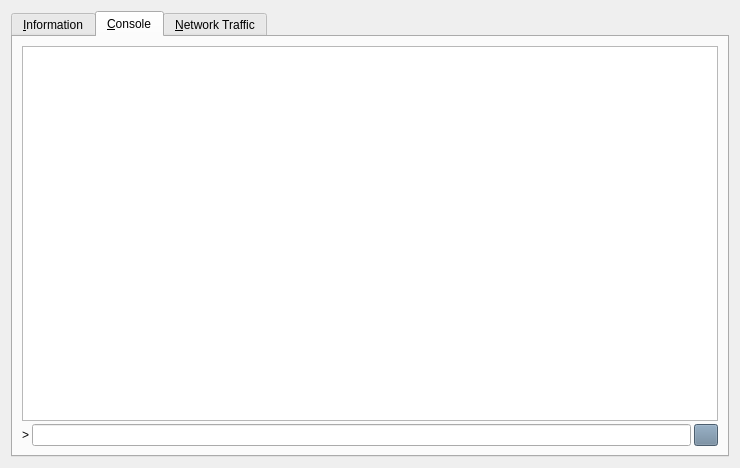
<?xml version="1.0" encoding="UTF-8"?>
<ui version="4.0">
 <class>RPCConsole</class>
 <widget class="QDialog" name="RPCConsole">
  <property name="geometry">
   <rect>
    <x>0</x>
    <y>0</y>
    <width>740</width>
    <height>468</height>
   </rect>
  </property>
  <property name="windowTitle">
   <string>GeyserCoin - Debug window</string>
  </property>
  <property name="styleSheet">
   <string notr="true">background-image: url(:/images/bkg);</string>
  </property>
  <layout class="QVBoxLayout" name="verticalLayout_2">
   <item>
    <widget class="QTabWidget" name="tabWidget">
     <property name="styleSheet">
      <string notr="true"/>
     </property>
     <property name="currentIndex">
      <number>1</number>
     </property>
     <widget class="QWidget" name="tab_info">
      <property name="styleSheet">
       <string notr="true"/>
      </property>
      <attribute name="title">
       <string>&amp;Information</string>
      </attribute>
      <layout class="QGridLayout" name="gridLayout" columnstretch="0,1">
       <property name="horizontalSpacing">
        <number>12</number>
       </property>
       <item row="0" column="0">
        <widget class="QLabel" name="label_9">
         <property name="font">
          <font>
           <weight>75</weight>
           <bold>true</bold>
          </font>
         </property>
         <property name="styleSheet">
          <string notr="true">background-image: url(:/images/bgbfree);</string>
         </property>
         <property name="text">
          <string>GeyserCoin Core</string>
         </property>
        </widget>
       </item>
       <item row="1" column="0">
        <widget class="QLabel" name="label_5">
         <property name="styleSheet">
          <string notr="true">background-image: url(:/images/bgbfree);</string>
         </property>
         <property name="text">
          <string>Client name</string>
         </property>
        </widget>
       </item>
       <item row="1" column="1">
        <widget class="QLabel" name="clientName">
         <property name="cursor">
          <cursorShape>IBeamCursor</cursorShape>
         </property>
         <property name="styleSheet">
          <string notr="true">background-image: url(:/images/bgbfree);</string>
         </property>
         <property name="text">
          <string>N/A</string>
         </property>
         <property name="textFormat">
          <enum>Qt::PlainText</enum>
         </property>
         <property name="textInteractionFlags">
          <set>Qt::LinksAccessibleByMouse|Qt::TextSelectableByKeyboard|Qt::TextSelectableByMouse</set>
         </property>
        </widget>
       </item>
       <item row="2" column="0">
        <widget class="QLabel" name="label_6">
         <property name="styleSheet">
          <string notr="true">background-image: url(:/images/bgbfree);</string>
         </property>
         <property name="text">
          <string>Client version</string>
         </property>
        </widget>
       </item>
       <item row="2" column="1">
        <widget class="QLabel" name="clientVersion">
         <property name="cursor">
          <cursorShape>IBeamCursor</cursorShape>
         </property>
         <property name="styleSheet">
          <string notr="true">background-image: url(:/images/bgbfree);</string>
         </property>
         <property name="text">
          <string>N/A</string>
         </property>
         <property name="textFormat">
          <enum>Qt::PlainText</enum>
         </property>
         <property name="textInteractionFlags">
          <set>Qt::LinksAccessibleByMouse|Qt::TextSelectableByKeyboard|Qt::TextSelectableByMouse</set>
         </property>
        </widget>
       </item>
       <item row="3" column="0">
        <widget class="QLabel" name="label_14">
         <property name="styleSheet">
          <string notr="true">background-image: url(:/images/bgbfree);</string>
         </property>
         <property name="text">
          <string>Using OpenSSL version</string>
         </property>
         <property name="indent">
          <number>10</number>
         </property>
        </widget>
       </item>
       <item row="3" column="1">
        <widget class="QLabel" name="openSSLVersion">
         <property name="cursor">
          <cursorShape>IBeamCursor</cursorShape>
         </property>
         <property name="styleSheet">
          <string notr="true">background-image: url(:/images/bgbfree);</string>
         </property>
         <property name="text">
          <string>N/A</string>
         </property>
         <property name="textFormat">
          <enum>Qt::PlainText</enum>
         </property>
         <property name="textInteractionFlags">
          <set>Qt::LinksAccessibleByMouse|Qt::TextSelectableByKeyboard|Qt::TextSelectableByMouse</set>
         </property>
        </widget>
       </item>
       <item row="4" column="0">
        <widget class="QLabel" name="label_12">
         <property name="styleSheet">
          <string notr="true">background-image: url(:/images/bgbfree);</string>
         </property>
         <property name="text">
          <string>Build date</string>
         </property>
        </widget>
       </item>
       <item row="4" column="1">
        <widget class="QLabel" name="buildDate">
         <property name="cursor">
          <cursorShape>IBeamCursor</cursorShape>
         </property>
         <property name="styleSheet">
          <string notr="true">background-image: url(:/images/bgbfree);</string>
         </property>
         <property name="text">
          <string>N/A</string>
         </property>
         <property name="textFormat">
          <enum>Qt::PlainText</enum>
         </property>
         <property name="textInteractionFlags">
          <set>Qt::LinksAccessibleByMouse|Qt::TextSelectableByKeyboard|Qt::TextSelectableByMouse</set>
         </property>
        </widget>
       </item>
       <item row="5" column="0">
        <widget class="QLabel" name="label_13">
         <property name="styleSheet">
          <string notr="true">background-image: url(:/images/bgbfree);</string>
         </property>
         <property name="text">
          <string>Startup time</string>
         </property>
        </widget>
       </item>
       <item row="5" column="1">
        <widget class="QLabel" name="startupTime">
         <property name="cursor">
          <cursorShape>IBeamCursor</cursorShape>
         </property>
         <property name="styleSheet">
          <string notr="true">background-image: url(:/images/bgbfree);</string>
         </property>
         <property name="text">
          <string>N/A</string>
         </property>
         <property name="textFormat">
          <enum>Qt::PlainText</enum>
         </property>
         <property name="textInteractionFlags">
          <set>Qt::LinksAccessibleByMouse|Qt::TextSelectableByKeyboard|Qt::TextSelectableByMouse</set>
         </property>
        </widget>
       </item>
       <item row="6" column="0">
        <widget class="QLabel" name="label_11">
         <property name="font">
          <font>
           <weight>75</weight>
           <bold>true</bold>
          </font>
         </property>
         <property name="styleSheet">
          <string notr="true">background-image: url(:/images/bgbfree);</string>
         </property>
         <property name="text">
          <string>Network</string>
         </property>
        </widget>
       </item>
       <item row="7" column="0">
        <widget class="QLabel" name="label_7">
         <property name="styleSheet">
          <string notr="true">background-image: url(:/images/bgbfree);</string>
         </property>
         <property name="text">
          <string>Number of connections</string>
         </property>
        </widget>
       </item>
       <item row="7" column="1">
        <widget class="QLabel" name="numberOfConnections">
         <property name="cursor">
          <cursorShape>IBeamCursor</cursorShape>
         </property>
         <property name="styleSheet">
          <string notr="true">background-image: url(:/images/bgbfree);</string>
         </property>
         <property name="text">
          <string>N/A</string>
         </property>
         <property name="textFormat">
          <enum>Qt::PlainText</enum>
         </property>
         <property name="textInteractionFlags">
          <set>Qt::LinksAccessibleByMouse|Qt::TextSelectableByKeyboard|Qt::TextSelectableByMouse</set>
         </property>
        </widget>
       </item>
       <item row="8" column="0">
        <widget class="QLabel" name="label_8">
         <property name="styleSheet">
          <string notr="true">background-image: url(:/images/bgbfree);</string>
         </property>
         <property name="text">
          <string>On testnet</string>
         </property>
        </widget>
       </item>
       <item row="8" column="1">
        <widget class="QCheckBox" name="isTestNet">
         <property name="enabled">
          <bool>false</bool>
         </property>
         <property name="styleSheet">
          <string notr="true">background-image: url(:/images/bgbfree);</string>
         </property>
         <property name="text">
          <string/>
         </property>
        </widget>
       </item>
       <item row="9" column="0">
        <widget class="QLabel" name="label_10">
         <property name="font">
          <font>
           <weight>75</weight>
           <bold>true</bold>
          </font>
         </property>
         <property name="styleSheet">
          <string notr="true">background-image: url(:/images/bgbfree);</string>
         </property>
         <property name="text">
          <string>Block chain</string>
         </property>
        </widget>
       </item>
       <item row="10" column="0">
        <widget class="QLabel" name="label_3">
         <property name="styleSheet">
          <string notr="true">background-image: url(:/images/bgbfree);</string>
         </property>
         <property name="text">
          <string>Current number of blocks</string>
         </property>
        </widget>
       </item>
       <item row="10" column="1">
        <widget class="QLabel" name="numberOfBlocks">
         <property name="cursor">
          <cursorShape>IBeamCursor</cursorShape>
         </property>
         <property name="styleSheet">
          <string notr="true">background-image: url(:/images/bgbfree);</string>
         </property>
         <property name="text">
          <string>N/A</string>
         </property>
         <property name="textFormat">
          <enum>Qt::PlainText</enum>
         </property>
         <property name="textInteractionFlags">
          <set>Qt::LinksAccessibleByMouse|Qt::TextSelectableByKeyboard|Qt::TextSelectableByMouse</set>
         </property>
        </widget>
       </item>
       <item row="11" column="0">
        <widget class="QLabel" name="label_2">
         <property name="styleSheet">
          <string notr="true">background-image: url(:/images/bgbfree);</string>
         </property>
         <property name="text">
          <string>Last block time</string>
         </property>
        </widget>
       </item>
       <item row="11" column="1">
        <widget class="QLabel" name="lastBlockTime">
         <property name="cursor">
          <cursorShape>IBeamCursor</cursorShape>
         </property>
         <property name="styleSheet">
          <string notr="true">background-image: url(:/images/bgbfree);</string>
         </property>
         <property name="text">
          <string>N/A</string>
         </property>
         <property name="textFormat">
          <enum>Qt::PlainText</enum>
         </property>
         <property name="textInteractionFlags">
          <set>Qt::LinksAccessibleByMouse|Qt::TextSelectableByKeyboard|Qt::TextSelectableByMouse</set>
         </property>
        </widget>
       </item>
       <item row="12" column="0">
        <spacer name="verticalSpacer_2">
         <property name="orientation">
          <enum>Qt::Vertical</enum>
         </property>
         <property name="sizeHint" stdset="0">
          <size>
           <width>20</width>
           <height>20</height>
          </size>
         </property>
        </spacer>
       </item>
       <item row="13" column="0">
        <widget class="QLabel" name="labelDebugLogfile">
         <property name="font">
          <font>
           <weight>75</weight>
           <bold>true</bold>
          </font>
         </property>
         <property name="styleSheet">
          <string notr="true">background-image: url(:/images/bgbfree);</string>
         </property>
         <property name="text">
          <string>Debug log file</string>
         </property>
        </widget>
       </item>
       <item row="14" column="0">
        <widget class="QPushButton" name="openDebugLogfileButton">
         <property name="toolTip">
          <string>Open the GeyserCoin debug log file from the current data directory. This can take a few seconds for large log files.</string>
         </property>
         <property name="styleSheet">
          <string notr="true">background-color: rgb(106, 131, 154);</string>
         </property>
         <property name="text">
          <string>&amp;Open</string>
         </property>
         <property name="autoDefault">
          <bool>false</bool>
         </property>
        </widget>
       </item>
       <item row="15" column="0">
        <widget class="QLabel" name="labelCLOptions">
         <property name="font">
          <font>
           <weight>75</weight>
           <bold>true</bold>
          </font>
         </property>
         <property name="styleSheet">
          <string notr="true">background-image: url(:/images/bgbfree);</string>
         </property>
         <property name="text">
          <string>Command-line options</string>
         </property>
        </widget>
       </item>
       <item row="16" column="0">
        <widget class="QPushButton" name="showCLOptionsButton">
         <property name="toolTip">
          <string>Show the GeyserCoin-Qt help message to get a list with possible GeyserCoin command-line options.</string>
         </property>
         <property name="styleSheet">
          <string notr="true">background-color: rgb(106, 131, 154);</string>
         </property>
         <property name="text">
          <string>&amp;Show</string>
         </property>
         <property name="autoDefault">
          <bool>false</bool>
         </property>
        </widget>
       </item>
       <item row="17" column="0">
        <spacer name="verticalSpacer">
         <property name="orientation">
          <enum>Qt::Vertical</enum>
         </property>
         <property name="sizeHint" stdset="0">
          <size>
           <width>20</width>
           <height>40</height>
          </size>
         </property>
        </spacer>
       </item>
      </layout>
     </widget>
     <widget class="QWidget" name="tab_console">
      <attribute name="title">
       <string>&amp;Console</string>
      </attribute>
      <layout class="QVBoxLayout" name="verticalLayout_3">
       <property name="spacing">
        <number>3</number>
       </property>
       <item>
        <widget class="QTextEdit" name="messagesWidget">
         <property name="minimumSize">
          <size>
           <width>0</width>
           <height>100</height>
          </size>
         </property>
         <property name="styleSheet">
          <string notr="true">background-image: url(:/images/bgbfree);</string>
         </property>
         <property name="readOnly">
          <bool>true</bool>
         </property>
         <property name="tabKeyNavigation" stdset="0">
          <bool>false</bool>
         </property>
         <property name="columnCount" stdset="0">
          <number>2</number>
         </property>
        </widget>
       </item>
       <item>
        <layout class="QHBoxLayout" name="horizontalLayout">
         <property name="spacing">
          <number>3</number>
         </property>
         <item>
          <widget class="QLabel" name="label">
           <property name="styleSheet">
            <string notr="true">background-image: url(:/images/bgbfree);</string>
           </property>
           <property name="text">
            <string notr="true">&gt;</string>
           </property>
          </widget>
         </item>
         <item>
          <widget class="QLineEdit" name="lineEdit">
           <property name="styleSheet">
            <string notr="true">background-image: url(:/images/gr);</string>
           </property>
          </widget>
         </item>
         <item>
          <widget class="QPushButton" name="clearButton">
           <property name="maximumSize">
            <size>
             <width>24</width>
             <height>24</height>
            </size>
           </property>
           <property name="toolTip">
            <string>Clear console</string>
           </property>
           <property name="styleSheet">
            <string notr="true">background-color: rgb(106, 131, 154);
background-image: url(:/images/bgbfree);</string>
           </property>
           <property name="text">
            <string/>
           </property>
           <property name="icon">
            <iconset resource="../bitcoin.qrc">
             <normaloff>:/icons/remove</normaloff>:/icons/remove</iconset>
           </property>
           <property name="shortcut">
            <string notr="true">Ctrl+L</string>
           </property>
           <property name="autoDefault">
            <bool>false</bool>
           </property>
          </widget>
         </item>
        </layout>
       </item>
      </layout>
     </widget>
     <widget class="QWidget" name="tab">
      <attribute name="title">
       <string>&amp;Network Traffic</string>
      </attribute>
      <layout class="QHBoxLayout" name="horizontalLayout_3">
       <item>
        <layout class="QVBoxLayout" name="verticalLayout_4">
         <item>
          <widget class="TrafficGraphWidget" name="trafficGraph" native="true">
           <property name="sizePolicy">
            <sizepolicy hsizetype="Expanding" vsizetype="Expanding">
             <horstretch>0</horstretch>
             <verstretch>0</verstretch>
            </sizepolicy>
           </property>
           <property name="styleSheet">
            <string notr="true">background-image: url(:/images/bgbfree);</string>
           </property>
          </widget>
         </item>
         <item>
          <layout class="QHBoxLayout" name="horizontalLayout_2">
           <item>
            <widget class="QSlider" name="sldGraphRange">
             <property name="styleSheet">
              <string notr="true">background-image: url(:/images/bgbfree);</string>
             </property>
             <property name="minimum">
              <number>1</number>
             </property>
             <property name="maximum">
              <number>288</number>
             </property>
             <property name="pageStep">
              <number>12</number>
             </property>
             <property name="value">
              <number>6</number>
             </property>
             <property name="orientation">
              <enum>Qt::Horizontal</enum>
             </property>
            </widget>
           </item>
           <item>
            <widget class="QLabel" name="lblGraphRange">
             <property name="minimumSize">
              <size>
               <width>100</width>
               <height>0</height>
              </size>
             </property>
             <property name="styleSheet">
              <string notr="true">background-image: url(:/images/bgbfree);</string>
             </property>
             <property name="alignment">
              <set>Qt::AlignCenter</set>
             </property>
            </widget>
           </item>
           <item>
            <widget class="QPushButton" name="btnClearTrafficGraph">
             <property name="styleSheet">
              <string notr="true">background-color: rgb(106, 131, 154);
background-image: url(:/images/bgbfree);</string>
             </property>
             <property name="text">
              <string>&amp;Clear</string>
             </property>
            </widget>
           </item>
          </layout>
         </item>
        </layout>
       </item>
       <item>
        <layout class="QVBoxLayout" name="verticalLayout">
         <item>
          <widget class="QGroupBox" name="groupBox">
           <property name="styleSheet">
            <string notr="true">background-image: url(:/images/bgbfree);</string>
           </property>
           <property name="title">
            <string>Totals</string>
           </property>
           <layout class="QVBoxLayout" name="verticalLayout_5">
            <item>
             <layout class="QHBoxLayout" name="horizontalLayout_4">
              <item>
               <widget class="Line" name="line">
                <property name="sizePolicy">
                 <sizepolicy hsizetype="Fixed" vsizetype="Fixed">
                  <horstretch>0</horstretch>
                  <verstretch>0</verstretch>
                 </sizepolicy>
                </property>
                <property name="minimumSize">
                 <size>
                  <width>10</width>
                  <height>0</height>
                 </size>
                </property>
                <property name="palette">
                 <palette>
                  <active>
                   <colorrole role="Light">
                    <brush brushstyle="SolidPattern">
                     <color alpha="255">
                      <red>0</red>
                      <green>255</green>
                      <blue>0</blue>
                     </color>
                    </brush>
                   </colorrole>
                  </active>
                  <inactive>
                   <colorrole role="Light">
                    <brush brushstyle="SolidPattern">
                     <color alpha="255">
                      <red>0</red>
                      <green>255</green>
                      <blue>0</blue>
                     </color>
                    </brush>
                   </colorrole>
                  </inactive>
                  <disabled>
                   <colorrole role="Light">
                    <brush brushstyle="SolidPattern">
                     <color alpha="255">
                      <red>0</red>
                      <green>255</green>
                      <blue>0</blue>
                     </color>
                    </brush>
                   </colorrole>
                  </disabled>
                 </palette>
                </property>
                <property name="orientation">
                 <enum>Qt::Horizontal</enum>
                </property>
               </widget>
              </item>
              <item>
               <widget class="QLabel" name="label_16">
                <property name="styleSheet">
                 <string notr="true">background-image: url(:/images/bgbfree);</string>
                </property>
                <property name="text">
                 <string>In:</string>
                </property>
               </widget>
              </item>
              <item>
               <widget class="QLabel" name="lblBytesIn">
                <property name="minimumSize">
                 <size>
                  <width>50</width>
                  <height>0</height>
                 </size>
                </property>
                <property name="styleSheet">
                 <string notr="true">background-image: url(:/images/bgbfree);</string>
                </property>
                <property name="alignment">
                 <set>Qt::AlignRight|Qt::AlignTrailing|Qt::AlignVCenter</set>
                </property>
               </widget>
              </item>
             </layout>
            </item>
            <item>
             <layout class="QHBoxLayout" name="horizontalLayout_5">
              <item>
               <widget class="Line" name="line_2">
                <property name="sizePolicy">
                 <sizepolicy hsizetype="Fixed" vsizetype="Fixed">
                  <horstretch>0</horstretch>
                  <verstretch>0</verstretch>
                 </sizepolicy>
                </property>
                <property name="minimumSize">
                 <size>
                  <width>10</width>
                  <height>0</height>
                 </size>
                </property>
                <property name="palette">
                 <palette>
                  <active>
                   <colorrole role="Light">
                    <brush brushstyle="SolidPattern">
                     <color alpha="255">
                      <red>255</red>
                      <green>0</green>
                      <blue>0</blue>
                     </color>
                    </brush>
                   </colorrole>
                  </active>
                  <inactive>
                   <colorrole role="Light">
                    <brush brushstyle="SolidPattern">
                     <color alpha="255">
                      <red>255</red>
                      <green>0</green>
                      <blue>0</blue>
                     </color>
                    </brush>
                   </colorrole>
                  </inactive>
                  <disabled>
                   <colorrole role="Light">
                    <brush brushstyle="SolidPattern">
                     <color alpha="255">
                      <red>255</red>
                      <green>0</green>
                      <blue>0</blue>
                     </color>
                    </brush>
                   </colorrole>
                  </disabled>
                 </palette>
                </property>
                <property name="orientation">
                 <enum>Qt::Horizontal</enum>
                </property>
               </widget>
              </item>
              <item>
               <widget class="QLabel" name="label_17">
                <property name="styleSheet">
                 <string notr="true">background-image: url(:/images/bgbfree);</string>
                </property>
                <property name="text">
                 <string>Out:</string>
                </property>
               </widget>
              </item>
              <item>
               <widget class="QLabel" name="lblBytesOut">
                <property name="minimumSize">
                 <size>
                  <width>50</width>
                  <height>0</height>
                 </size>
                </property>
                <property name="styleSheet">
                 <string notr="true">background-image: url(:/images/bgbfree);</string>
                </property>
                <property name="alignment">
                 <set>Qt::AlignRight|Qt::AlignTrailing|Qt::AlignVCenter</set>
                </property>
               </widget>
              </item>
             </layout>
            </item>
            <item>
             <spacer name="verticalSpacer_4">
              <property name="orientation">
               <enum>Qt::Vertical</enum>
              </property>
              <property name="sizeHint" stdset="0">
               <size>
                <width>20</width>
                <height>407</height>
               </size>
              </property>
             </spacer>
            </item>
           </layout>
          </widget>
         </item>
        </layout>
       </item>
      </layout>
     </widget>
    </widget>
   </item>
  </layout>
 </widget>
 <customwidgets>
  <customwidget>
   <class>TrafficGraphWidget</class>
   <extends>QWidget</extends>
   <header>trafficgraphwidget.h</header>
   <container>1</container>
   <slots>
    <slot>clear()</slot>
   </slots>
  </customwidget>
 </customwidgets>
 <resources>
  <include location="../bitcoin.qrc"/>
 </resources>
 <connections/>
</ui>
